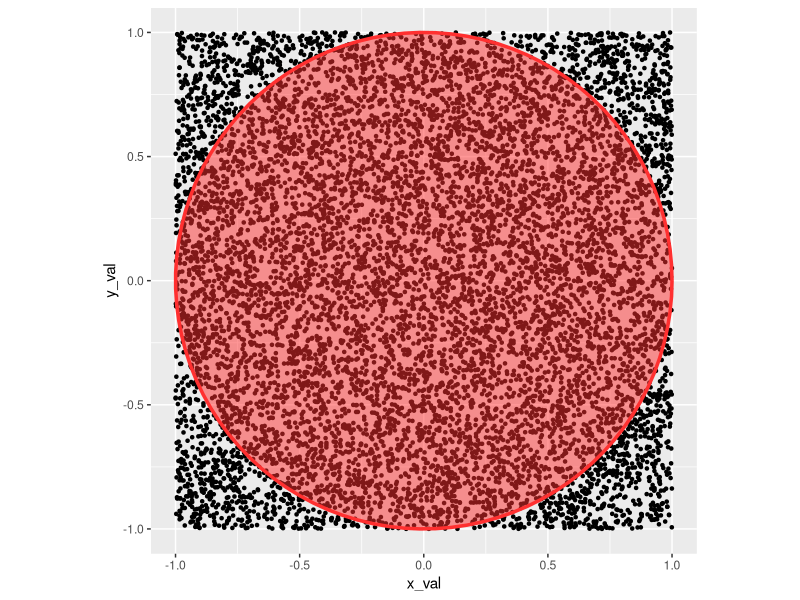

This chart was generated by the following R code:

# create a square
# randomly fill it with points
# calculate how many points are within 1 unit radius of center

n_points <- 10000
x_val <- runif(n_points, min = -1, max = 1)
y_val <- runif(n_points, min = -1, max = 1)

dist_from_origin <- function(x, y) {
    # origin is c(0, 0)
    sqrt(sum(x^2, y^2))
}

circle_fn <- function(center = c(0,0), radius = 1, n_points = 100){
    tt <- seq(0, 2*pi, length.out = n_points)
    xx <- center[1] + radius * cos(tt)
    yy <- center[2] + radius * sin(tt)
    return(data.frame(x = xx, y = yy))
}

df <- data.frame(x_val, y_val)

origin_dist <- 
    Map(dist_from_origin, df$x_val, df$y_val) |> 
    unlist()
df['dist'] = origin_dist

interior_points_ratio <- df[df$dist <= 1, ] |> nrow() |> (\(x) x/n_points)()
square_area = 2 * 2
circle_area = square_area * interior_points_ratio
circle_area

library(ggplot2)

circle_points <- circle_fn(n_points = 100)

ggplot(df, aes(x = x_val, y = y_val)) +
    geom_point(pch = 20) +
    coord_equal() +
    geom_path(data = circle_points,
              aes(x = x, y = y),
              col = 'firebrick1',
              size = 1.2) +
    geom_polygon(data = circle_points, 
                 aes(x = x, y = y), 
                 fill = 'firebrick1',
                 alpha = 0.5)
